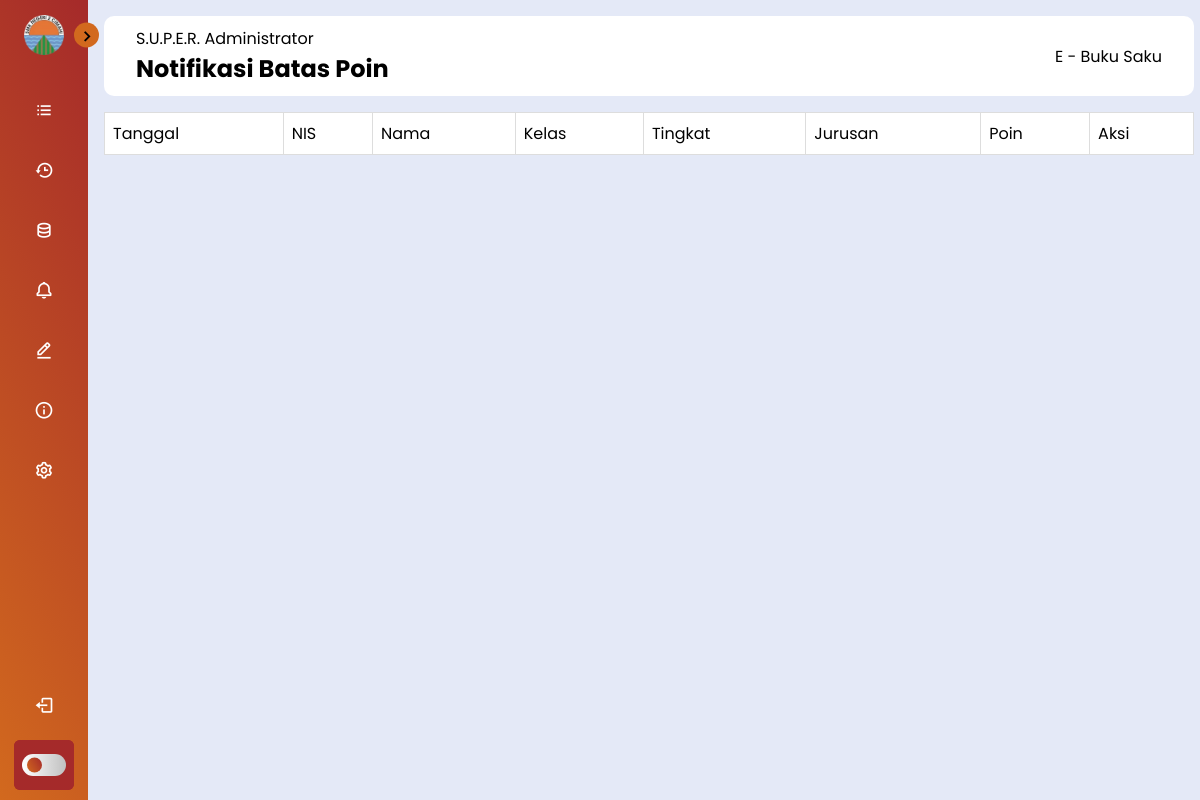
The page /S.U.P.E.R/notification.php (signed in) on the database as committed earlier.
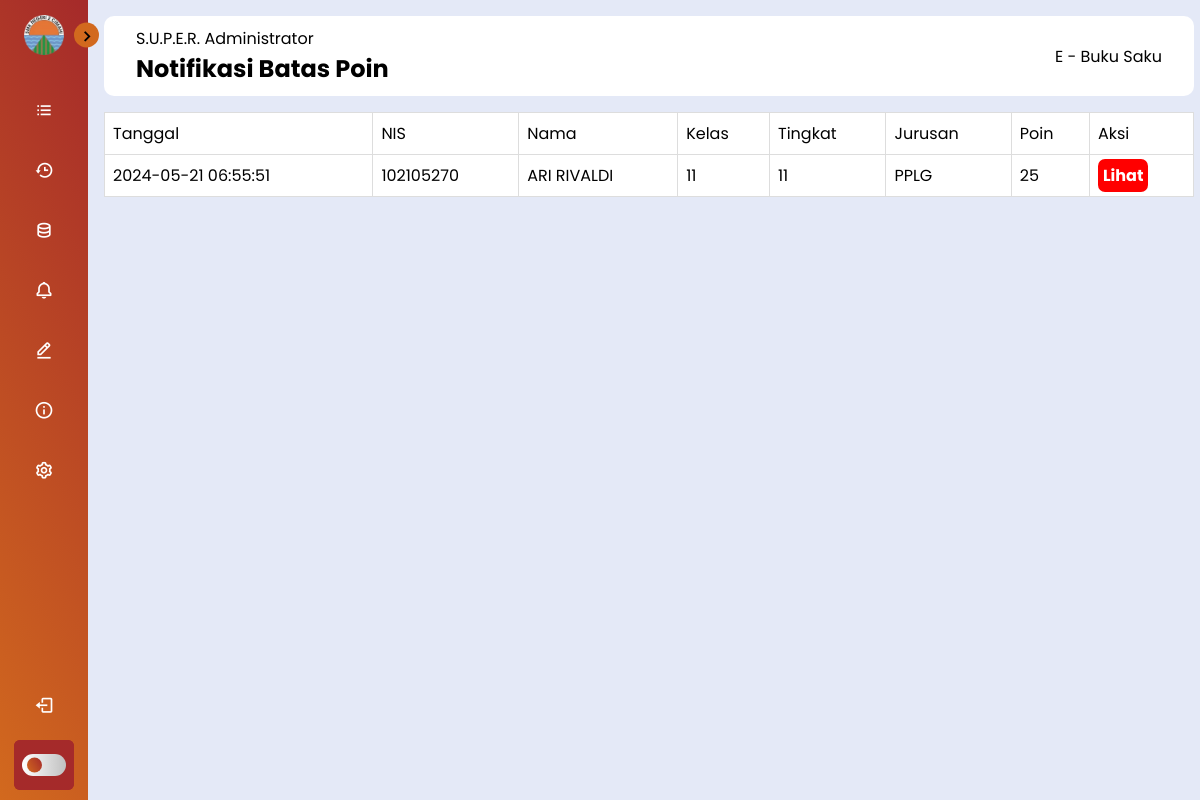
The same page on the database as committed later.
### tables this page shows
CREATE TABLE `tb_batas_poin` (
  `id` int(11) NOT NULL,
  `tanggal` timestamp NOT NULL DEFAULT current_timestamp() ON UPDATE current_timestamp(),
  `nis` int(11) NOT NULL,
  `nama` varchar(100) NOT NULL,
  `tingkat` int(2) NOT NULL,
  `jurusan` varchar(30) NOT NULL,
  `kelas` varchar(2) NOT NULL,
  `poin` int(11) NOT NULL
);

### S.U.P.E.R/notification.php (the view, shortened to what the changed rows need)
<!DOCTYPE html>
<html lang="en">
<head>
    <link rel="stylesheet" href="styleBar.css">
    <link href='https://unpkg.com/boxicons@2.1.4/css/boxicons.min.css' rel='stylesheet'>
    <link rel="stylesheet" href="https://cdnjs.cloudflare.com/ajax/libs/
    font-awesome/6.4.0/css/all.min.css">
    <link rel="stylesheet" href="https://cdn.datatables.net/1.13.7/css/jquery.dataTables.min.css">
</head>
<body>
    <?php
  include "koneksi.php";
  $sql = mysqli_query($conn, "SELECT * FROM tb_batas_poin");
  ?>
    <div class="main--content">
        <div class="header--wrapper">
            <div class="header--title">
                <h2>Notifikasi Batas Poin</h2>
            </div>
        </div>
        <div>
            <form action="hapus-pelanggaran.php" method="GET">
            <div class="wrap-table">
                <table class="display" id="table_kasus">
                    <thead>
                        <tr>
                            <td>Tanggal</td>
                            <td>NIS</td>
                            <td>Nama</td>
                            <td>Kelas</td>
                            <td>Tingkat</td>
                            <td>Jurusan</td>
                            <td>Poin</td>
                            <td>Aksi</td>
                        </tr>
                    </thead>
                    <tbody>
                        <?php foreach ($sql as $row) : ?>
                        <tr>
                            <td>
                                <?= $row["tanggal"]; ?>
                            </td>
                            <td>
                                <?= $row["nis"]; ?>
                            </td>
                            <td>
                                <?= $row["nama"]; ?>
                            </td>
                            <td>
                                <?= $row["kelas"]; ?>
                            </td>
                            <td>
                                <?= $row["tingkat"]; ?>
                            </td>
                            <td>
                                <?= $row["jurusan"]; ?>
                            </td>
                            <td>
                                <?= $row["poin"]; ?>
                            </td>
                            <td>
                                <?php echo "
                        <a href='proses-hapus-pelanggaran.php?id=$row[nis]' class='css-button'>Lihat</a>" ?>
                            </td>
                        </tr>
                        <?php
                        endforeach;
                        ?>
                    </tbody>
                </table>
                </div>
            </form>
        </div>
</body>
</html>

Rows that differ between the two databases and show on the page:
added tb_batas_poin: tanggal "2024-05-21 06:55:51", nis "102105270", nama "ARI RIVALDI", kelas "11", tingkat "11", jurusan "PPLG", poin "25"
